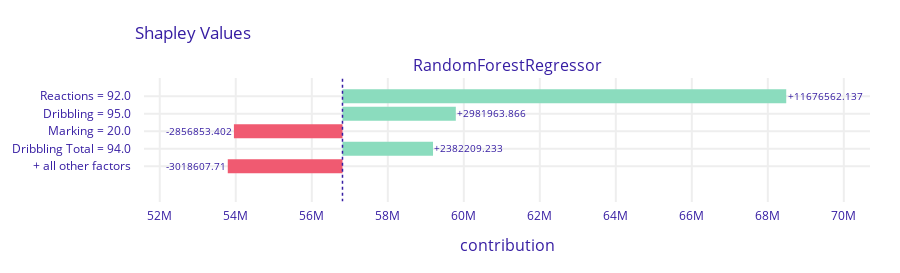
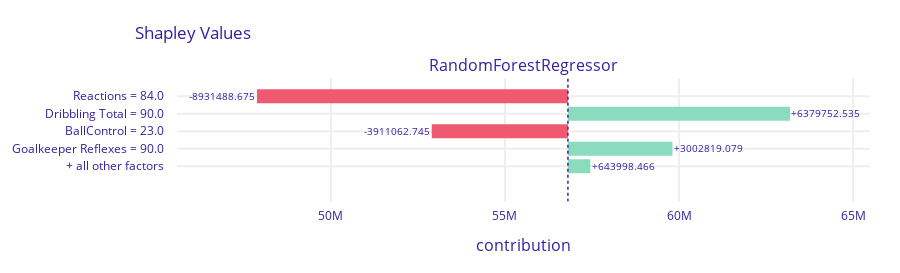

Notebook cell for these charts, in order:
### Markdown cell above
First model that I use is RandomForestRegressor. I have already used and shortly described in homework 1.

### Code cell
from sklearn.metrics import r2_score
from sklearn.ensemble import RandomForestRegressor

regr = RandomForestRegressor(max_depth=5, random_state=0)
regr.fit(X_train, y_train)
y_pred = regr.predict(X_test)

print("Coefficient of determination: {:.2f}".format(r2_score(y_test, y_pred)))

print("Scatter plot: predictions vs truth")
plt.scatter(y_test, y_pred)
plt.plot(y_test, y_test, color='r')
plt.yscale('log')
plt.xscale('log')
plt.show()

explainer = shap.Explainer(regr.predict, X100)
shap_values = explainer(X100)

print('SHAP Decomposition for observation ' + name_1)
shap.plots.waterfall(shap_values[idx_1], max_display=5)

print('SHAP Decomposition for observation ' + name_2)
shap.plots.waterfall(shap_values[idx_2], max_display=5)

explainer = dx.Explainer(regr, X100, verbose=False)
print('DALEX Decomposition for observation ' + name_1)
explainer.predict_parts(X100.iloc[[idx_1]], type="shap").plot(max_vars=5)

print('DALEX Decomposition for observation ' + name_2)
explainer.predict_parts(X100.iloc[[idx_2]], type="shap").plot(max_vars=5)

### Figure 1 — Plotly figure (JSON) as saved in the notebook; plotly's stock layout.template omitted (floating-point values rounded to 4 significant figures)
{"data": [{"base": 56810000.0, "hoverinfo": "text", "hoverlabel": {"bgcolor": "rgba(0,0,0,0.8)"}, "hovertext": ["Average response: 56807821.458<br>Prediction: 67973095.582<br>Reactions = 92.0<br>increases average response <br>by 11676562.137", "Average response: 56807821.458<br>Prediction: 67973095.582<br>Dribbling = 95.0<br>increases average response <br>by 2981963.866", "Average response: 56807821.458<br>Prediction: 67973095.582<br>Marking = 20.0<br>decreases average response <br>by 2856853.402", "Average response: 56807821.458<br>Prediction: 67973095.582<br>Dribbling Total = 94.0<br>increases average response <br>by 2382209.233", "Average response: 56807821.458<br>Prediction: 67973095.582<br>+ all other factors<br>decreases average response <br>by 3018607.71"], "marker": {"color": ["#8bdcbe", "#8bdcbe", "#f05a71", "#8bdcbe", "#f05a71"]}, "orientation": "h", "showlegend": false, "text": ["+11676562.137", "+2981963.866", "-2856853.402", "+2382209.233", "-3018607.71"], "textposition": "outside", "x": [11680000.0, 2982000.0, -2857000.0, 2382000.0, -3019000.0], "y": ["Reactions = 92.0", "Dribbling = 95.0", "Marking = 20.0", "Dribbling Total = 94.0", "+ all other factors"], "type": "bar", "xaxis": "x", "yaxis": "y"}], "layout": {"xaxis": {"anchor": "y", "domain": [0.0, 1.0], "type": "linear", "gridwidth": 2, "zeroline": false, "automargin": true, "ticks": "outside", "tickcolor": "white", "ticklen": 3, "fixedrange": true, "range": [51580000.0, 70690000.0]}, "yaxis": {"anchor": "x", "domain": [0.0, 1.0], "type": "category", "autorange": "reversed", "gridwidth": 2, "automargin": true, "ticks": "outside", "tickcolor": "white", "ticklen": 10, "fixedrange": true}, "annotations": [{"font": {"size": 16}, "showarrow": false, "text": "RandomForestRegressor", "x": 0.5, "xanchor": "center", "xref": "paper", "y": 1.0, "yanchor": "bottom", "yref": "paper"}, {"font": {"size": 16}, "showarrow": false, "text": "contribution", "x": 0.5, "xanchor": "center", "xref": "paper", "y": 0, "yanchor": "top", "yref": "paper", "yshift": -30}], "shapes": [{"line": {"color": "#371ea3", "dash": "dot", "width": 1.5}, "type": "line", "x0": 56810000.0, "x1": 56810000.0, "xref": "x", "y0": -1, "y1": 6, "yref": "y"}], "title": {"text": "Shapley Values", "x": 0.15}, "font": {"color": "#371ea3"}, "margin": {"t": 78, "b": 71, "r": 30}, "height": 273.0}}

### Figure 2 — Plotly figure (JSON) as saved in the notebook; plotly's stock layout.template omitted (floating-point values rounded to 4 significant figures)
{"data": [{"base": 56810000.0, "hoverinfo": "text", "hoverlabel": {"bgcolor": "rgba(0,0,0,0.8)"}, "hovertext": ["Average response: 56807821.458<br>Prediction: 53991840.118<br>Reactions = 84.0<br>decreases average response <br>by 8931488.675", "Average response: 56807821.458<br>Prediction: 53991840.118<br>Dribbling Total = 90.0<br>increases average response <br>by 6379752.535", "Average response: 56807821.458<br>Prediction: 53991840.118<br>BallControl = 23.0<br>decreases average response <br>by 3911062.745", "Average response: 56807821.458<br>Prediction: 53991840.118<br>Goalkeeper Reflexes = 90.0<br>increases average response <br>by 3002819.079", "Average response: 56807821.458<br>Prediction: 53991840.118<br>+ all other factors<br>increases average response <br>by 643998.466"], "marker": {"color": ["#f05a71", "#8bdcbe", "#f05a71", "#8bdcbe", "#8bdcbe"]}, "orientation": "h", "showlegend": false, "text": ["-8931488.675", "+6379752.535", "-3911062.745", "+3002819.079", "+643998.466"], "textposition": "outside", "x": [-8931000.0, 6380000.0, -3911000.0, 3003000.0, 644000.0], "y": ["Reactions = 84.0", "Dribbling Total = 90.0", "BallControl = 23.0", "Goalkeeper Reflexes = 90.0", "+ all other factors"], "type": "bar", "xaxis": "x", "yaxis": "y"}], "layout": {"xaxis": {"anchor": "y", "domain": [0.0, 1.0], "type": "linear", "gridwidth": 2, "zeroline": false, "automargin": true, "ticks": "outside", "tickcolor": "white", "ticklen": 3, "fixedrange": true, "range": [45580000.0, 65480000.0]}, "yaxis": {"anchor": "x", "domain": [0.0, 1.0], "type": "category", "autorange": "reversed", "gridwidth": 2, "automargin": true, "ticks": "outside", "tickcolor": "white", "ticklen": 10, "fixedrange": true}, "annotations": [{"font": {"size": 16}, "showarrow": false, "text": "RandomForestRegressor", "x": 0.5, "xanchor": "center", "xref": "paper", "y": 1.0, "yanchor": "bottom", "yref": "paper"}, {"font": {"size": 16}, "showarrow": false, "text": "contribution", "x": 0.5, "xanchor": "center", "xref": "paper", "y": 0, "yanchor": "top", "yref": "paper", "yshift": -30}], "shapes": [{"line": {"color": "#371ea3", "dash": "dot", "width": 1.5}, "type": "line", "x0": 56810000.0, "x1": 56810000.0, "xref": "x", "y0": -1, "y1": 6, "yref": "y"}], "title": {"text": "Shapley Values", "x": 0.15}, "font": {"color": "#371ea3"}, "margin": {"t": 78, "b": 71, "r": 30}, "height": 273.0}}
